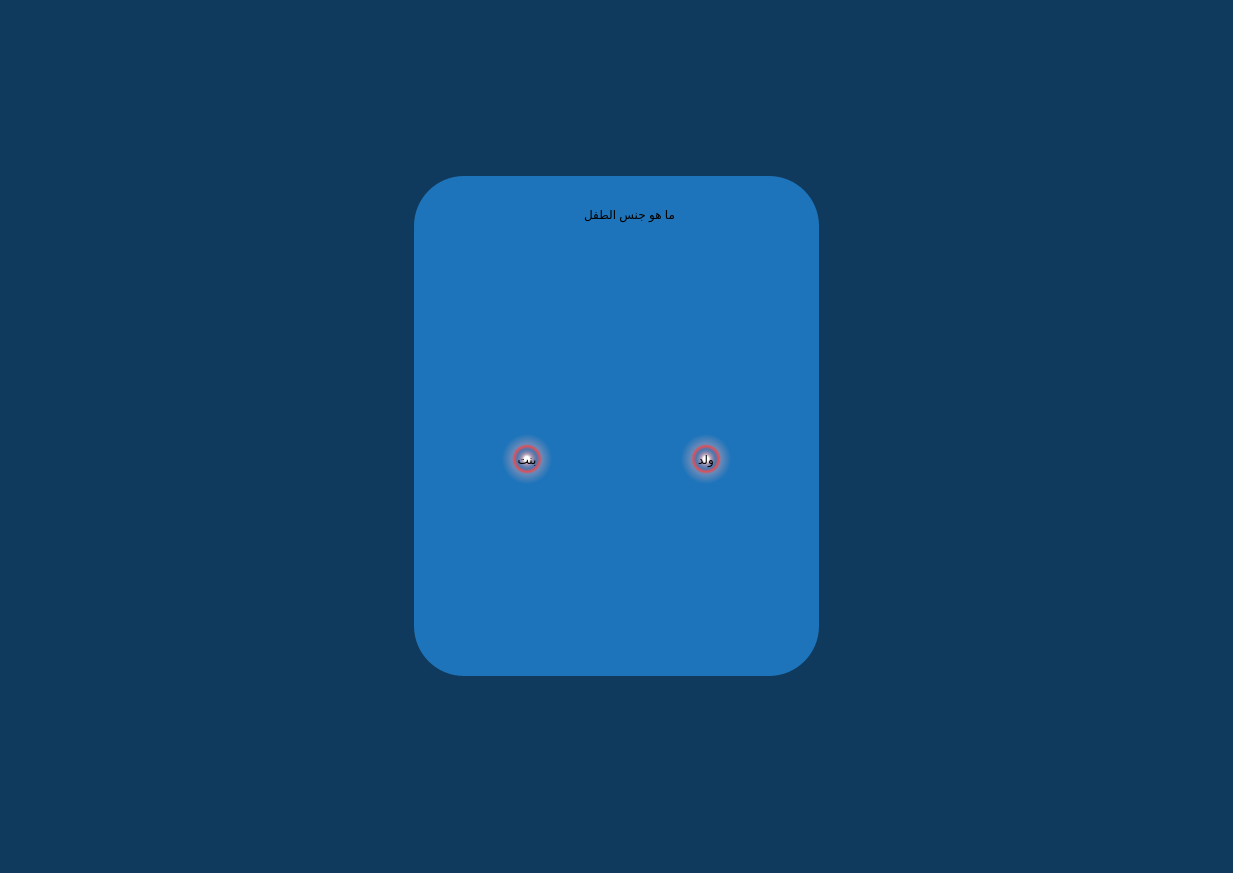
<?xml version="1.0" encoding="UTF-8"?>
<ui version="4.0">
 <class>father</class>
 <widget class="QMainWindow" name="father">
  <property name="geometry">
   <rect>
    <x>0</x>
    <y>0</y>
    <width>1233</width>
    <height>873</height>
   </rect>
  </property>
  <property name="windowTitle">
   <string>MainWindow</string>
  </property>
  <property name="styleSheet">
   <string notr="true">
background-color: rgb(15, 58, 93)
</string>
  </property>
  <widget class="QWidget" name="centralwidget">
   <layout class="QGridLayout" name="gridLayout">
    <item row="0" column="1">
     <spacer name="verticalSpacer">
      <property name="orientation">
       <enum>Qt::Vertical</enum>
      </property>
      <property name="sizeHint" stdset="0">
       <size>
        <width>20</width>
        <height>147</height>
       </size>
      </property>
     </spacer>
    </item>
    <item row="1" column="0">
     <spacer name="horizontalSpacer_2">
      <property name="orientation">
       <enum>Qt::Horizontal</enum>
      </property>
      <property name="sizeHint" stdset="0">
       <size>
        <width>397</width>
        <height>20</height>
       </size>
      </property>
     </spacer>
    </item>
    <item row="1" column="1">
     <widget class="QWidget" name="widget" native="true">
      <property name="minimumSize">
       <size>
        <width>300</width>
        <height>500</height>
       </size>
      </property>
      <property name="styleSheet">
       <string notr="true">background-color: rgb(30, 116, 186);
border-radius: 50px;</string>
      </property>
      <layout class="QGridLayout" name="gridLayout_2">
       <item row="3" column="3">
        <widget class="QPushButton" name="pushButton">
         <property name="minimumSize">
          <size>
           <width>50</width>
           <height>50</height>
          </size>
         </property>
         <property name="styleSheet">
          <string notr="true">font: 12pt &quot;Segoe UI&quot;;
font: 14pt &quot;Segoe UI&quot;;
background-color: qradialgradient(spread:pad, cx:0.5, cy:0.5, radius:0.5, fx:0.5, fy:0.5, stop:0 rgba(255, 255, 255, 255), stop:0.1 rgba(255, 255, 255, 255), stop:0.2 rgba(255, 176, 176, 167), stop:0.3 rgba(255, 151, 151, 92), stop:0.4 rgba(255, 125, 125, 51), stop:0.5 rgba(255, 76, 76, 205), stop:0.52 rgba(255, 76, 76, 205), stop:0.6 rgba(255, 180, 180, 84), stop:1 rgba(255, 255, 255, 0));
color: rgb(0, 0, 0);</string>
         </property>
         <property name="text">
          <string>ولد</string>
         </property>
        </widget>
       </item>
       <item row="3" column="2">
        <spacer name="horizontalSpacer_3">
         <property name="orientation">
          <enum>Qt::Horizontal</enum>
         </property>
         <property name="sizeHint" stdset="0">
          <size>
           <width>117</width>
           <height>20</height>
          </size>
         </property>
        </spacer>
       </item>
       <item row="2" column="2">
        <spacer name="verticalSpacer_4">
         <property name="orientation">
          <enum>Qt::Vertical</enum>
         </property>
         <property name="sizeHint" stdset="0">
          <size>
           <width>20</width>
           <height>40</height>
          </size>
         </property>
        </spacer>
       </item>
       <item row="1" column="2">
        <widget class="QLabel" name="label">
         <property name="minimumSize">
          <size>
           <width>0</width>
           <height>59</height>
          </size>
         </property>
         <property name="maximumSize">
          <size>
           <width>16777215</width>
           <height>16777215</height>
          </size>
         </property>
         <property name="styleSheet">
          <string notr="true">font: 18pt &quot;Segoe UI&quot;;</string>
         </property>
         <property name="text">
          <string>ما هو جنس الطفل</string>
         </property>
        </widget>
       </item>
       <item row="4" column="2">
        <spacer name="verticalSpacer_3">
         <property name="orientation">
          <enum>Qt::Vertical</enum>
         </property>
         <property name="sizeHint" stdset="0">
          <size>
           <width>20</width>
           <height>40</height>
          </size>
         </property>
        </spacer>
       </item>
       <item row="3" column="4">
        <spacer name="horizontalSpacer_4">
         <property name="orientation">
          <enum>Qt::Horizontal</enum>
         </property>
         <property name="sizeHint" stdset="0">
          <size>
           <width>40</width>
           <height>20</height>
          </size>
         </property>
        </spacer>
       </item>
       <item row="3" column="1">
        <widget class="QPushButton" name="pushButton_2">
         <property name="minimumSize">
          <size>
           <width>50</width>
           <height>50</height>
          </size>
         </property>
         <property name="styleSheet">
          <string notr="true">color: rgb(0, 0, 0);
background-color: qradialgradient(spread:pad, cx:0.5, cy:0.5, radius:0.5, fx:0.5, fy:0.5, stop:0 rgba(255, 255, 255, 255), stop:0.1 rgba(255, 255, 255, 255), stop:0.2 rgba(255, 176, 176, 167), stop:0.3 rgba(255, 151, 151, 92), stop:0.4 rgba(255, 125, 125, 51), stop:0.5 rgba(255, 76, 76, 205), stop:0.52 rgba(255, 76, 76, 205), stop:0.6 rgba(255, 180, 180, 84), stop:1 rgba(255, 255, 255, 0));
font: 14pt &quot;Segoe UI&quot;;</string>
         </property>
         <property name="text">
          <string>بنت</string>
         </property>
        </widget>
       </item>
       <item row="3" column="0">
        <spacer name="horizontalSpacer_5">
         <property name="orientation">
          <enum>Qt::Horizontal</enum>
         </property>
         <property name="sizeHint" stdset="0">
          <size>
           <width>40</width>
           <height>20</height>
          </size>
         </property>
        </spacer>
       </item>
      </layout>
     </widget>
    </item>
    <item row="1" column="2">
     <spacer name="horizontalSpacer">
      <property name="orientation">
       <enum>Qt::Horizontal</enum>
      </property>
      <property name="sizeHint" stdset="0">
       <size>
        <width>397</width>
        <height>20</height>
       </size>
      </property>
     </spacer>
    </item>
    <item row="2" column="1">
     <spacer name="verticalSpacer_2">
      <property name="orientation">
       <enum>Qt::Vertical</enum>
      </property>
      <property name="sizeHint" stdset="0">
       <size>
        <width>20</width>
        <height>147</height>
       </size>
      </property>
     </spacer>
    </item>
   </layout>
  </widget>
  <widget class="QMenuBar" name="menubar">
   <property name="geometry">
    <rect>
     <x>0</x>
     <y>0</y>
     <width>1233</width>
     <height>21</height>
    </rect>
   </property>
  </widget>
  <widget class="QStatusBar" name="statusbar"/>
 </widget>
 <resources/>
 <connections/>
</ui>
